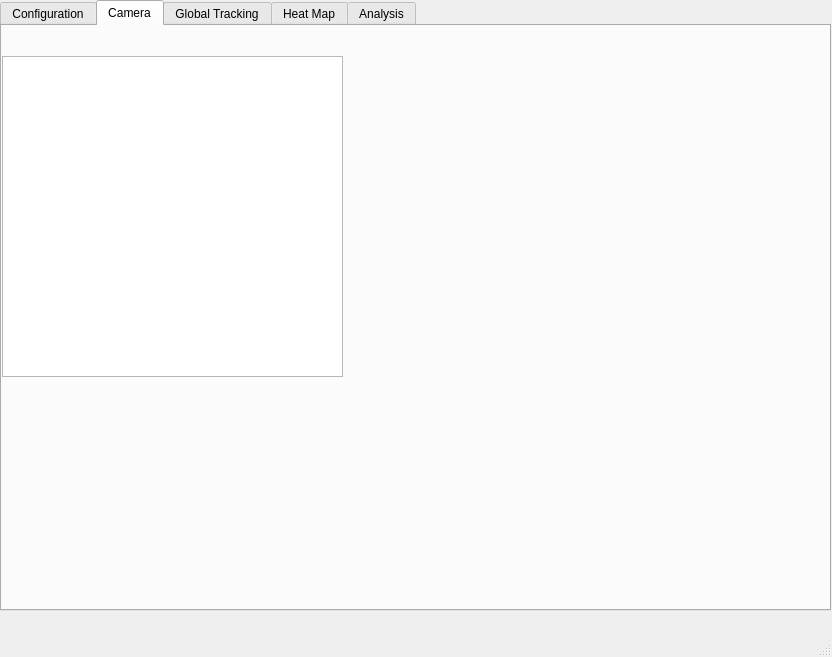
<?xml version="1.0" encoding="UTF-8"?>
<ui version="4.0">
 <class>MainWindow</class>
 <widget class="QMainWindow" name="MainWindow">
  <property name="geometry">
   <rect>
    <x>0</x>
    <y>0</y>
    <width>832</width>
    <height>657</height>
   </rect>
  </property>
  <property name="windowTitle">
   <string>People Tracking System</string>
  </property>
  <widget class="QWidget" name="centralWidget">
   <widget class="QTabWidget" name="tabWidget">
    <property name="geometry">
     <rect>
      <x>0</x>
      <y>0</y>
      <width>831</width>
      <height>611</height>
     </rect>
    </property>
    <property name="currentIndex">
     <number>1</number>
    </property>
    <widget class="QWidget" name="tab">
     <attribute name="icon">
      <iconset resource="../resource.qrc">
       <normaloff>:/Tab_Icons/QtApp/icons/options-512.png</normaloff>:/Tab_Icons/QtApp/icons/options-512.png</iconset>
     </attribute>
     <attribute name="title">
      <string>Configuration</string>
     </attribute>
     <widget class="QWidget" name="formLayoutWidget">
      <property name="geometry">
       <rect>
        <x>10</x>
        <y>40</y>
        <width>411</width>
        <height>61</height>
       </rect>
      </property>
      <layout class="QFormLayout" name="formLayout">
       <property name="horizontalSpacing">
        <number>50</number>
       </property>
       <item row="0" column="0">
        <widget class="QLabel" name="label">
         <property name="font">
          <font>
           <pointsize>14</pointsize>
          </font>
         </property>
         <property name="text">
          <string>Port</string>
         </property>
        </widget>
       </item>
       <item row="0" column="1">
        <widget class="QLineEdit" name="lineEdit"/>
       </item>
       <item row="1" column="0">
        <widget class="QLabel" name="label_2">
         <property name="font">
          <font>
           <pointsize>14</pointsize>
          </font>
         </property>
         <property name="text">
          <string>Threshold</string>
         </property>
        </widget>
       </item>
       <item row="1" column="1">
        <widget class="QLineEdit" name="lineEdit_2"/>
       </item>
      </layout>
     </widget>
     <widget class="QPushButton" name="pushButton">
      <property name="geometry">
       <rect>
        <x>270</x>
        <y>120</y>
        <width>151</width>
        <height>71</height>
       </rect>
      </property>
      <property name="font">
       <font>
        <pointsize>14</pointsize>
       </font>
      </property>
      <property name="text">
       <string>Start Server</string>
      </property>
      <property name="icon">
       <iconset resource="../resource.qrc">
        <normaloff>:/Tab_Icons/QtApp/icons/server.jpeg</normaloff>:/Tab_Icons/QtApp/icons/server.jpeg</iconset>
      </property>
      <property name="iconSize">
       <size>
        <width>32</width>
        <height>32</height>
       </size>
      </property>
     </widget>
    </widget>
    <widget class="QWidget" name="tab_2">
     <attribute name="icon">
      <iconset resource="../resource.qrc">
       <normaloff>:/Tab_Icons/QtApp/icons/cctv.png</normaloff>:/Tab_Icons/QtApp/icons/cctv.png</iconset>
     </attribute>
     <attribute name="title">
      <string>Camera</string>
     </attribute>
     <widget class="QGraphicsView" name="graphicsView">
      <property name="geometry">
       <rect>
        <x>0</x>
        <y>30</y>
        <width>341</width>
        <height>321</height>
       </rect>
      </property>
     </widget>
    </widget>
    <widget class="QWidget" name="tab_3">
     <attribute name="icon">
      <iconset resource="../resource.qrc">
       <normaloff>:/Tab_Icons/QtApp/icons/tracking.png</normaloff>:/Tab_Icons/QtApp/icons/tracking.png</iconset>
     </attribute>
     <attribute name="title">
      <string>Global Tracking</string>
     </attribute>
    </widget>
    <widget class="QWidget" name="tab_4">
     <attribute name="icon">
      <iconset resource="../resource.qrc">
       <normaloff>:/Tab_Icons/QtApp/icons/heatmap.png</normaloff>:/Tab_Icons/QtApp/icons/heatmap.png</iconset>
     </attribute>
     <attribute name="title">
      <string>Heat Map</string>
     </attribute>
    </widget>
    <widget class="QWidget" name="tab_5">
     <attribute name="icon">
      <iconset resource="../resource.qrc">
       <normaloff>:/Tab_Icons/QtApp/icons/analysis.png</normaloff>:/Tab_Icons/QtApp/icons/analysis.png</iconset>
     </attribute>
     <attribute name="title">
      <string>Analysis</string>
     </attribute>
    </widget>
   </widget>
  </widget>
  <widget class="QStatusBar" name="statusBar"/>
 </widget>
 <layoutdefault spacing="6" margin="11"/>
 <resources>
  <include location="../resource.qrc"/>
 </resources>
 <connections/>
</ui>
